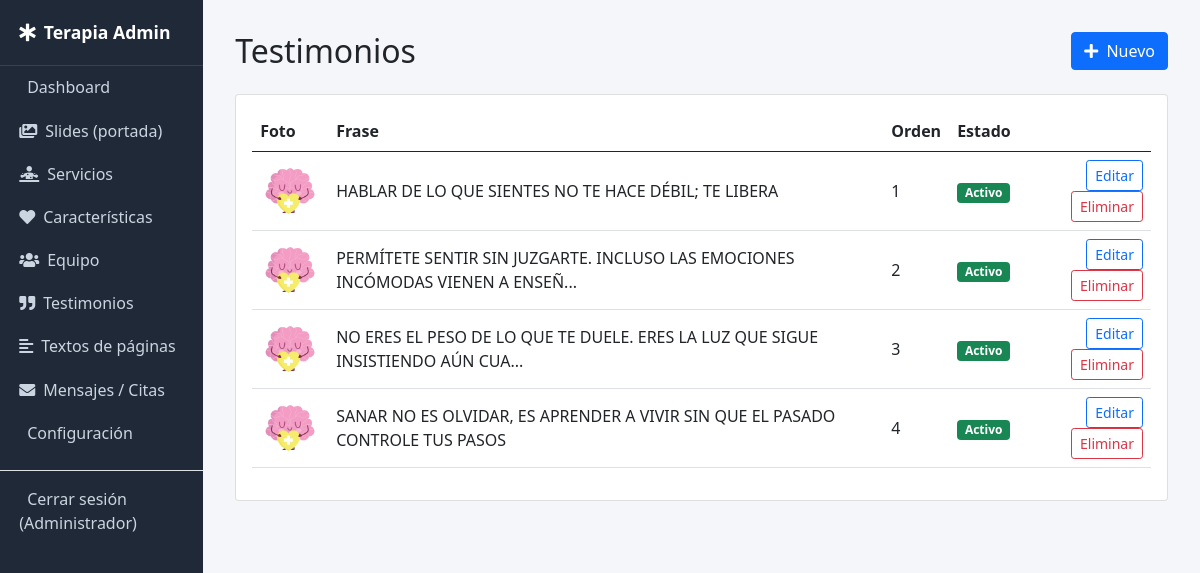
/admin/testimonials (signed in), run on the app's committed database.
### tables this page shows
CREATE TABLE `testimonials` (
  `id` INT UNSIGNED AUTO_INCREMENT PRIMARY KEY,
  `name` VARCHAR(150) NULL,
  `role` VARCHAR(150) NULL,
  `image` VARCHAR(255) NULL,
  `quote` TEXT NOT NULL,
  `sort_order` INT DEFAULT 0,
  `status` TINYINT(1) DEFAULT 1
);

### app/core/Controller.php (called while the page is built, shortened)
<?php
abstract class Controller
{
    protected function adminView(string $view, array $data = []): void
    {
        extract($data);
        require VIEWS_PATH . '/admin/_header.php';
        require VIEWS_PATH . "/admin/{$view}.php";
        require VIEWS_PATH . '/admin/_footer.php';
    }
}

### app/controllers/Admin/TestimonialController.php (called while the page is built, shortened)
<?php
class AdminTestimonialController extends Controller
{
    public function index(): void
    {
        $model = new Testimonial();
        $this->adminView('testimonials/index', ['items' => $model->all('sort_order ASC, id ASC')]);
    }
}

### index.php (called while the page is built, shortened)
<?php
require APP_PATH . '/helpers/functions.php';
$router = new Router();
$router->get('/', function () {
    (new HomeController())->index();
});
$router->get('/servicios', function () {
    (new ServiceController())->index();
});
$router->get('/servicio/{slug}', function (string $slug) {
    (new ServiceController())->show($slug);
});
$router->get('/sobre-nosotros', function () {
    (new PageController())->about();
});
$router->get('/equipo', function () {
    (new PageController())->team();
});
$router->get('/motivacion', function () {
    (new PageController())->testimonial();
});
$router->get('/caracteristicas', function () {
    (new PageController())->feature();
});
$router->get('/cita', function () {
    (new PageController())->appointment();
});
$router->post('/cita', function () {
    (new PageController())->storeAppointment();
});
$router->get('/contacto', function () {
    (new ContactController())->index();
});
$router->post('/contacto', function () {
    (new ContactController())->store();
});
$router->get('/admin/login', function () {
    (new AdminAuthController())->loginForm();
});
$router->post('/admin/login', function () {
    (new AdminAuthController())->login();
});
$router->get('/admin/logout', function () {
    (new AdminAuthController())->logout();
});
$router->get('/admin', function () {
    (new AdminDashboardController())->index();
});
$router->get('/admin/services', fn() => (new AdminServiceController())->index());
$router->get('/admin/services/create', fn() => (new AdminServiceController())->create());
$router->get('/admin/services/edit/{id}', fn($id) => (new AdminServiceController())->edit((int)$id));
$router->post('/admin/services/store', fn() => (new AdminServiceController())->store());
$router->get('/admin/services/delete/{id}', fn($id) => (new AdminServiceController())->delete((int)$id));
$router->get('/admin/slides', fn() => (new AdminSlideController())->index());
$router->get('/admin/slides/create', fn() => (new AdminSlideController())->create());
$router->get('/admin/slides/edit/{id}', fn($id) => (new AdminSlideController())->edit((int)$id));
$router->post('/admin/slides/store', fn() => (new AdminSlideController())->store());
$router->get('/admin/slides/delete/{id}', fn($id) => (new AdminSlideController())->delete((int)$id));
$router->get('/admin/features', fn() => (new AdminFeatureController())->index());
$router->get('/admin/features/create', fn() => (new AdminFeatureController())->create());
$router->get('/admin/features/edit/{id}', fn($id) => (new AdminFeatureController())->edit((int)$id));
$router->post('/admin/features/store', fn() => (new AdminFeatureController())->store());
$router->get('/admin/features/delete/{id}', fn($id) => (new AdminFeatureController())->delete((int)$id));
$router->get('/admin/team', fn() => (new AdminTeamController())->index());
$router->get('/admin/team/create', fn() => (new AdminTeamController())->create());
$router->get('/admin/team/edit/{id}', fn($id) => (new AdminTeamController())->edit((int)$id));
$router->post('/admin/team/store', fn() => (new AdminTeamController())->store());
$router->get('/admin/team/delete/{id}', fn($id) => (new AdminTeamController())->delete((int)$id));
$router->get('/admin/testimonials', fn() => (new AdminTestimonialController())->index());
$router->get('/admin/testimonials/create', fn() => (new AdminTestimonialController())->create());
$router->get('/admin/testimonials/edit/{id}', fn($id) => (new AdminTestimonialController())->edit((int)$id));
$router->post('/admin/testimonials/store', fn() => (new AdminTestimonialController())->store());
$router->get('/admin/testimonials/delete/{id}', fn($id) => (new AdminTestimonialController())->delete((int)$id));
$router->get('/admin/content-blocks', fn() => (new AdminContentBlockController())->index());
$router->get('/admin/content-blocks/edit/{key}', fn($key) => (new AdminContentBlockController())->edit($key));
$router->post('/admin/content-blocks/store', fn() => (new AdminContentBlockController())->store());
$router->get('/admin/settings', fn() => (new AdminSettingsController())->index());
$router->post('/admin/settings/store', fn() => (new AdminSettingsController())->store());
$router->get('/admin/messages', fn() => (new AdminMessageController())->index());
$router->get('/admin/messages/{id}', fn($id) => (new AdminMessageController())->show((int)$id));
$router->get('/admin/messages/delete/{id}', fn($id) => (new AdminMessageController())->delete((int)$id));
$router->dispatch();

### app/helpers/functions.php (called while the page is built, shortened)
<?php
function excerpt(?string $text, int $length = 150): string
{
    $text = $text ?? '';
    if (function_exists('mb_strimwidth')) {
        return mb_strimwidth($text, 0, $length, '...');
    }
    return strlen($text) > $length ? substr($text, 0, $length - 3) . '...' : $text;
}
function e(?string $value): string
{
    return htmlspecialchars($value ?? '', ENT_QUOTES, 'UTF-8');
}
function base_url(string $path = ''): string
{
    return rtrim(BASE_URL, '/') . '/' . ltrim($path, '/');
}
function image_url(?string $filename, string $fallback = 'img/service-1.jpg'): string
{
    return UPLOADS_URL . '/' . ltrim($filename, '/');
}

### app/core/Model.php (called while the page is built, shortened)
<?php
abstract class Model
{
    protected PDO $db;
    protected string $table;
    public function __construct()
    {
        $this->db = Database::getInstance();
    }
    public function all(string $orderBy = 'id ASC'): array
    {
        $stmt = $this->db->query("SELECT * FROM {$this->table} ORDER BY {$orderBy}");
        return $stmt->fetchAll();
    }
}

### app/core/Database.php (called while the page is built)
<?php
class Database
{
    private static ?PDO $instance = null;
    public static function getInstance(): PDO
    {
        if (self::$instance === null) {
            $dsn = 'mysql:host=' . DB_HOST . ';dbname=' . DB_NAME . ';charset=' . DB_CHARSET;
            try {
                self::$instance = new PDO($dsn, DB_USER, DB_PASS, [
                    PDO::ATTR_ERRMODE            => PDO::ERRMODE_EXCEPTION,
                    PDO::ATTR_DEFAULT_FETCH_MODE => PDO::FETCH_ASSOC,
                    PDO::ATTR_EMULATE_PREPARES   => false,
                ]);
            } catch (PDOException $e) {
                if (APP_DEBUG) {
                    die('Error de conexión a la base de datos: ' . $e->getMessage());
                }
                die('No se pudo conectar a la base de datos.');
            }
        }
        return self::$instance;
    }
}

### app/views/admin/testimonials/index.php (the view, shortened to what this page needs)
<div class="d-flex justify-content-between align-items-center mb-4">
    <h2 class="m-0">Testimonios</h2>
    <a href="<?= base_url('/admin/testimonials/create') ?>" class="btn btn-primary"><i class="fas fa-plus me-1"></i> Nuevo</a>
</div>
<div class="card p-3">
    <table class="table align-middle">
        <thead><tr><th>Foto</th><th>Frase</th><th>Orden</th><th>Estado</th><th></th></tr></thead>
        <tbody>
            <?php foreach ($items as $item): ?>
                <tr>
                    <td><img src="<?= image_url($item['image'], 'img/testimonial-img.jpg') ?>" class="thumb"></td>
                    <td><?= e(excerpt($item['quote'], 80)) ?></td>
                    <td><?= (int)$item['sort_order'] ?></td>
                    <td><?= $item['status'] ? '<span class="badge bg-success">Activo</span>' : '<span class="badge bg-secondary">Oculto</span>' ?></td>
                    <td class="text-end">
                        <a href="<?= base_url('/admin/testimonials/edit/' . $item['id']) ?>" class="btn btn-sm btn-outline-primary">Editar</a>
                        <a href="<?= base_url('/admin/testimonials/delete/' . $item['id']) ?>" class="btn btn-sm btn-outline-danger" onclick="return confirm('¿Eliminar?')">Eliminar</a>
                    </td>
                </tr>
            <?php endforeach; ?>
        </tbody>
    </table>
</div>

### app/views/admin/_header.php (style rules this page uses)
body { background: #f4f6f9; }
.thumb { width: 60px; height: 60px; object-fit: cover; border-radius: 6px; }

### data on the page
testimonials: image (picture), quote "HABLAR DE LO QUE SIENTES NO TE HACE DÉBIL; TE LIBERA", sort_order "1", status "Activo"
testimonials: image (picture), quote "PERMÍTETE SENTIR SIN JUZGARTE. INCLUSO LAS EMOCIONES INCÓMODAS VIENEN A ENSEÑ...", sort_order "2", status "Activo"
testimonials: image (picture), quote "NO ERES EL PESO DE LO QUE TE DUELE. ERES LA LUZ QUE SIGUE INSISTIENDO AÚN CUA...", sort_order "3", status "Activo"
testimonials: image (picture), quote "SANAR NO ES OLVIDAR, ES APRENDER A VIVIR SIN QUE EL PASADO CONTROLE TUS PASOS", sort_order "4", status "Activo"

### other printed values
$settings['site_name'] "Terapia"
$adminName "Administrador"
